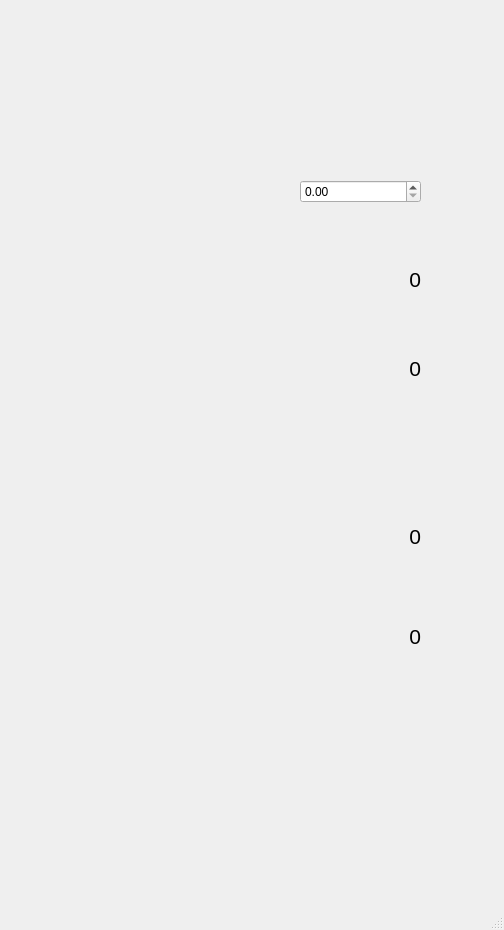
<?xml version="1.0" encoding="UTF-8"?>
<ui version="4.0">
 <class>stavka</class>
 <widget class="QMainWindow" name="stavka">
  <property name="geometry">
   <rect>
    <x>0</x>
    <y>0</y>
    <width>504</width>
    <height>930</height>
   </rect>
  </property>
  <property name="maximumSize">
   <size>
    <width>504</width>
    <height>930</height>
   </size>
  </property>
  <property name="windowTitle">
   <string>MainWindow</string>
  </property>
  <widget class="QWidget" name="centralwidget">
   <widget class="QLabel" name="label_8">
    <property name="geometry">
     <rect>
      <x>270</x>
      <y>520</y>
      <width>151</width>
      <height>33</height>
     </rect>
    </property>
    <property name="sizePolicy">
     <sizepolicy hsizetype="Preferred" vsizetype="Preferred">
      <horstretch>0</horstretch>
      <verstretch>0</verstretch>
     </sizepolicy>
    </property>
    <property name="font">
     <font>
      <pointsize>16</pointsize>
     </font>
    </property>
    <property name="tabletTracking">
     <bool>false</bool>
    </property>
    <property name="contextMenuPolicy">
     <enum>Qt::ActionsContextMenu</enum>
    </property>
    <property name="toolTipDuration">
     <number>0</number>
    </property>
    <property name="layoutDirection">
     <enum>Qt::LeftToRight</enum>
    </property>
    <property name="text">
     <string>0</string>
    </property>
    <property name="textFormat">
     <enum>Qt::AutoText</enum>
    </property>
    <property name="alignment">
     <set>Qt::AlignRight|Qt::AlignTrailing|Qt::AlignVCenter</set>
    </property>
   </widget>
   <widget class="QLabel" name="label_6">
    <property name="geometry">
     <rect>
      <x>267</x>
      <y>804</y>
      <width>96</width>
      <height>96</height>
     </rect>
    </property>
    <property name="styleSheet">
     <string notr="true">background-image: url(:/background/resource/button_Procent1.png);</string>
    </property>
    <property name="text">
     <string/>
    </property>
   </widget>
   <widget class="QWidget" name="verticalLayoutWidget">
    <property name="geometry">
     <rect>
      <x>300</x>
      <y>180</y>
      <width>121</width>
      <height>201</height>
     </rect>
    </property>
    <layout class="QVBoxLayout" name="verticalLayout">
     <item>
      <widget class="QDoubleSpinBox" name="Godovaya_vvod">
       <property name="styleSheet">
        <string notr="true">font: 16pt &quot;MS Shell Dlg 2&quot;;</string>
       </property>
      </widget>
     </item>
     <item>
      <spacer name="verticalSpacer">
       <property name="orientation">
        <enum>Qt::Vertical</enum>
       </property>
       <property name="sizeHint" stdset="0">
        <size>
         <width>20</width>
         <height>40</height>
        </size>
       </property>
      </spacer>
     </item>
     <item>
      <widget class="QLabel" name="label_3">
       <property name="sizePolicy">
        <sizepolicy hsizetype="Preferred" vsizetype="Preferred">
         <horstretch>0</horstretch>
         <verstretch>0</verstretch>
        </sizepolicy>
       </property>
       <property name="font">
        <font>
         <pointsize>16</pointsize>
        </font>
       </property>
       <property name="tabletTracking">
        <bool>false</bool>
       </property>
       <property name="contextMenuPolicy">
        <enum>Qt::ActionsContextMenu</enum>
       </property>
       <property name="toolTipDuration">
        <number>0</number>
       </property>
       <property name="layoutDirection">
        <enum>Qt::LeftToRight</enum>
       </property>
       <property name="text">
        <string>0</string>
       </property>
       <property name="textFormat">
        <enum>Qt::AutoText</enum>
       </property>
       <property name="alignment">
        <set>Qt::AlignRight|Qt::AlignTrailing|Qt::AlignVCenter</set>
       </property>
      </widget>
     </item>
     <item>
      <spacer name="verticalSpacer_4">
       <property name="orientation">
        <enum>Qt::Vertical</enum>
       </property>
       <property name="sizeHint" stdset="0">
        <size>
         <width>20</width>
         <height>40</height>
        </size>
       </property>
      </spacer>
     </item>
     <item>
      <widget class="QLabel" name="label_4">
       <property name="sizePolicy">
        <sizepolicy hsizetype="Preferred" vsizetype="Preferred">
         <horstretch>0</horstretch>
         <verstretch>0</verstretch>
        </sizepolicy>
       </property>
       <property name="font">
        <font>
         <pointsize>16</pointsize>
        </font>
       </property>
       <property name="tabletTracking">
        <bool>false</bool>
       </property>
       <property name="contextMenuPolicy">
        <enum>Qt::ActionsContextMenu</enum>
       </property>
       <property name="toolTipDuration">
        <number>0</number>
       </property>
       <property name="layoutDirection">
        <enum>Qt::LeftToRight</enum>
       </property>
       <property name="text">
        <string>0</string>
       </property>
       <property name="textFormat">
        <enum>Qt::AutoText</enum>
       </property>
       <property name="alignment">
        <set>Qt::AlignRight|Qt::AlignTrailing|Qt::AlignVCenter</set>
       </property>
      </widget>
     </item>
    </layout>
   </widget>
   <widget class="QLabel" name="label_5">
    <property name="geometry">
     <rect>
      <x>393</x>
      <y>804</y>
      <width>96</width>
      <height>96</height>
     </rect>
    </property>
    <property name="styleSheet">
     <string notr="true">background-image: url(:/background/resource/button_Return.png);</string>
    </property>
    <property name="text">
     <string/>
    </property>
   </widget>
   <widget class="QPushButton" name="pushButton_4">
    <property name="geometry">
     <rect>
      <x>141</x>
      <y>804</y>
      <width>96</width>
      <height>96</height>
     </rect>
    </property>
    <property name="cursor">
     <cursorShape>PointingHandCursor</cursorShape>
    </property>
    <property name="focusPolicy">
     <enum>Qt::StrongFocus</enum>
    </property>
    <property name="acceptDrops">
     <bool>false</bool>
    </property>
    <property name="autoFillBackground">
     <bool>false</bool>
    </property>
    <property name="styleSheet">
     <string notr="true">border: 0px;</string>
    </property>
    <property name="text">
     <string/>
    </property>
    <property name="checkable">
     <bool>false</bool>
    </property>
   </widget>
   <widget class="QPushButton" name="pushButton_8">
    <property name="geometry">
     <rect>
      <x>267</x>
      <y>804</y>
      <width>96</width>
      <height>96</height>
     </rect>
    </property>
    <property name="cursor">
     <cursorShape>PointingHandCursor</cursorShape>
    </property>
    <property name="focusPolicy">
     <enum>Qt::StrongFocus</enum>
    </property>
    <property name="styleSheet">
     <string notr="true">border: 0px;</string>
    </property>
    <property name="text">
     <string/>
    </property>
   </widget>
   <widget class="QLabel" name="background">
    <property name="geometry">
     <rect>
      <x>0</x>
      <y>0</y>
      <width>501</width>
      <height>901</height>
     </rect>
    </property>
    <property name="sizePolicy">
     <sizepolicy hsizetype="Preferred" vsizetype="Preferred">
      <horstretch>0</horstretch>
      <verstretch>0</verstretch>
     </sizepolicy>
    </property>
    <property name="autoFillBackground">
     <bool>false</bool>
    </property>
    <property name="styleSheet">
     <string notr="true">background-image: url(:/background/resource/Background_Procent.png);</string>
    </property>
    <property name="text">
     <string/>
    </property>
   </widget>
   <widget class="QLabel" name="label_2">
    <property name="geometry">
     <rect>
      <x>15</x>
      <y>804</y>
      <width>96</width>
      <height>96</height>
     </rect>
    </property>
    <property name="styleSheet">
     <string notr="true">background-image: url(:/background/resource/button_Main2.png);</string>
    </property>
    <property name="text">
     <string/>
    </property>
   </widget>
   <widget class="QLabel" name="label_7">
    <property name="geometry">
     <rect>
      <x>141</x>
      <y>804</y>
      <width>96</width>
      <height>96</height>
     </rect>
    </property>
    <property name="styleSheet">
     <string notr="true">background-image: url(:/background/resource/button_Srok.png);</string>
    </property>
    <property name="text">
     <string/>
    </property>
   </widget>
   <widget class="QLabel" name="label_9">
    <property name="geometry">
     <rect>
      <x>270</x>
      <y>620</y>
      <width>151</width>
      <height>33</height>
     </rect>
    </property>
    <property name="sizePolicy">
     <sizepolicy hsizetype="Preferred" vsizetype="Preferred">
      <horstretch>0</horstretch>
      <verstretch>0</verstretch>
     </sizepolicy>
    </property>
    <property name="font">
     <font>
      <pointsize>16</pointsize>
     </font>
    </property>
    <property name="tabletTracking">
     <bool>false</bool>
    </property>
    <property name="contextMenuPolicy">
     <enum>Qt::ActionsContextMenu</enum>
    </property>
    <property name="toolTipDuration">
     <number>0</number>
    </property>
    <property name="layoutDirection">
     <enum>Qt::LeftToRight</enum>
    </property>
    <property name="text">
     <string>0</string>
    </property>
    <property name="textFormat">
     <enum>Qt::AutoText</enum>
    </property>
    <property name="alignment">
     <set>Qt::AlignRight|Qt::AlignTrailing|Qt::AlignVCenter</set>
    </property>
   </widget>
   <widget class="QPushButton" name="pushButton_7">
    <property name="geometry">
     <rect>
      <x>15</x>
      <y>804</y>
      <width>96</width>
      <height>96</height>
     </rect>
    </property>
    <property name="styleSheet">
     <string notr="true">border: 0px;</string>
    </property>
    <property name="text">
     <string/>
    </property>
   </widget>
   <widget class="QPushButton" name="pushButton_6">
    <property name="geometry">
     <rect>
      <x>393</x>
      <y>804</y>
      <width>96</width>
      <height>96</height>
     </rect>
    </property>
    <property name="cursor">
     <cursorShape>PointingHandCursor</cursorShape>
    </property>
    <property name="focusPolicy">
     <enum>Qt::StrongFocus</enum>
    </property>
    <property name="styleSheet">
     <string notr="true">border: 0px;</string>
    </property>
    <property name="text">
     <string/>
    </property>
   </widget>
   <zorder>background</zorder>
   <zorder>label_8</zorder>
   <zorder>label_6</zorder>
   <zorder>verticalLayoutWidget</zorder>
   <zorder>label_5</zorder>
   <zorder>pushButton_8</zorder>
   <zorder>label_2</zorder>
   <zorder>label_9</zorder>
   <zorder>pushButton_7</zorder>
   <zorder>pushButton_6</zorder>
   <zorder>label_7</zorder>
   <zorder>pushButton_4</zorder>
  </widget>
  <widget class="QMenuBar" name="menubar">
   <property name="geometry">
    <rect>
     <x>0</x>
     <y>0</y>
     <width>504</width>
     <height>25</height>
    </rect>
   </property>
  </widget>
  <widget class="QStatusBar" name="statusbar"/>
 </widget>
 <resources/>
 <connections/>
</ui>
